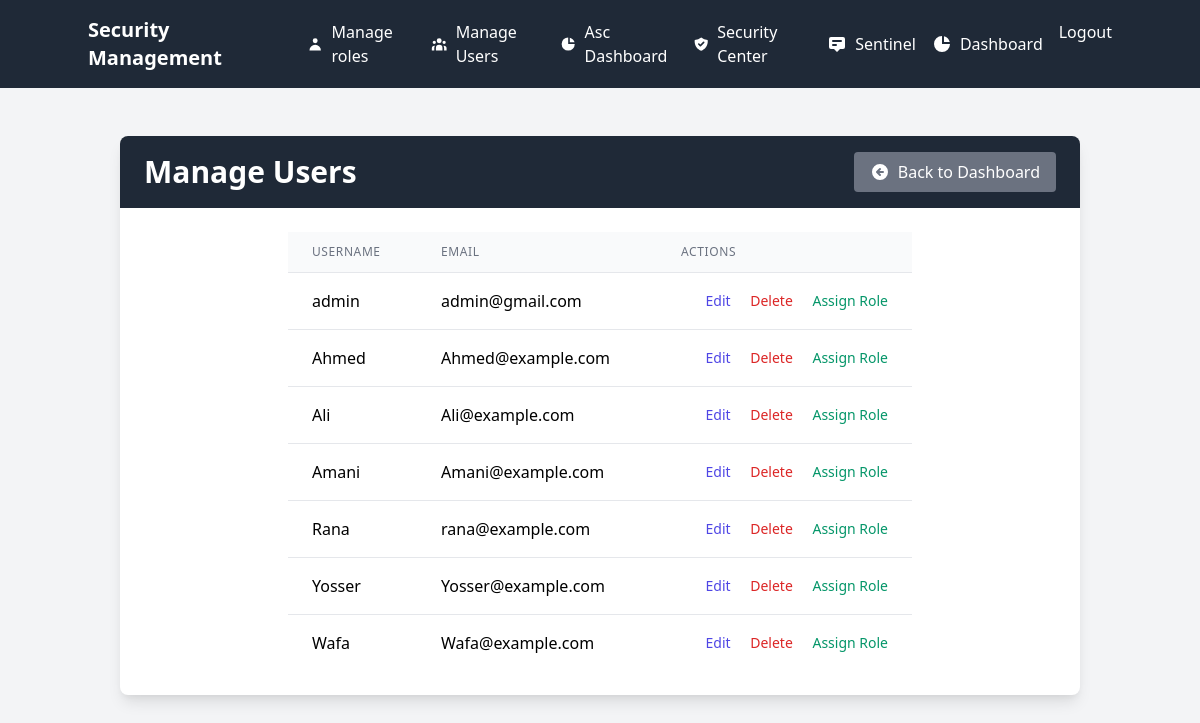
Page /admin/manage_users (signed in) on the earlier database version.
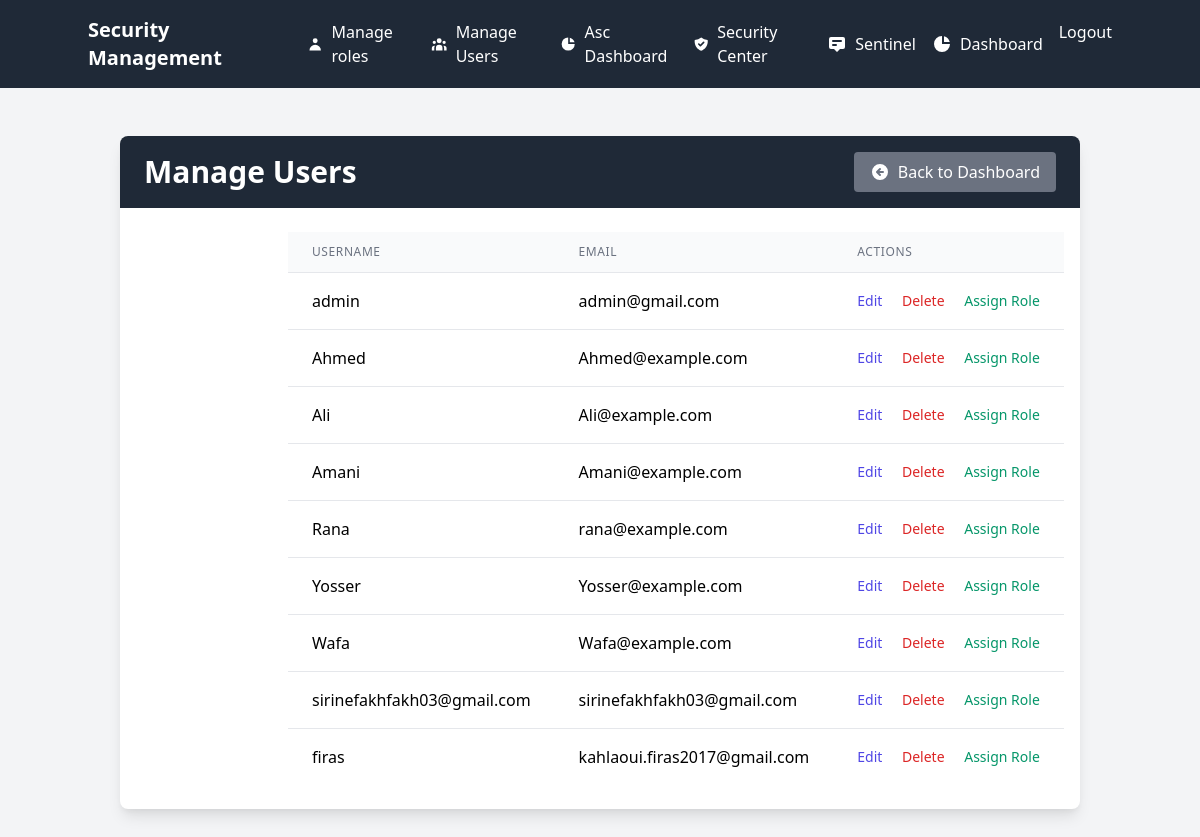
Same page on the later database version.
### app.py (models this page shows)
class User(UserMixin, db.Model):
    id = db.Column(db.Integer, primary_key=True)
    username = db.Column(db.String(80), unique=True, nullable=False)
    email = db.Column(db.String(120), unique=True, nullable=False)
    password_hash = db.Column(db.String(120), nullable=False)
    role = db.Column(db.String(20), nullable=False, default='user')
    totp_secret = db.Column(db.String(120), nullable=True)
    role_id = db.Column(db.Integer, db.ForeignKey('role.id'), nullable=True)
    role_relation = db.relationship('Role', backref='users', foreign_keys=[role_id])
    is_active = db.Column(db.Boolean, default=True)  # Add this for user status
    def has_permission(self, permission_name):
        if not self.role_relation:
            return False
        return db.session.query(
            exists().where(
                and_(
                    RolePermission.role_id == self.role_relation.id,
                    Permission.name == permission_name
                )
            )
        ).scalar()

### app.py (the view)
@admin_bp.route('/manage_users', methods=['GET'])
@login_required
def manage_users():
    users = User.query.all()  # Fetch all users from the database
    return render_template('admin/manage_users.html', users=users)

### app.py (called while the page is built)
@login_manager.user_loader
def load_user(user_id):
    return db.session.get(User, int(user_id))

### templates/admin/manage_users.html (shortened to what this page needs)
{% extends "base.html" %}
{% block content %}
<div class="container mx-auto px-4 py-8">
    <div class="bg-white shadow-lg rounded-lg overflow-hidden">
        <div class="bg-gray-800 text-white px-6 py-4 flex justify-between items-center">
            <h2 class="text-3xl font-bold">Manage Users</h2>
            <div class="space-x-2">
                <a href="{{ url_for('admin_bp.admin_dashboard') }}" class="bg-gray-500 hover:bg-gray-600 px-4 py-2 rounded transition flex items-center">
                    <svg xmlns="http://www.w3.org/2000/svg" class="h-5 w-5 mr-2" viewBox="0 0 20 20" fill="currentColor">
                        <path fill-rule="evenodd" d="M10 18a8 8 0 100-16 8 8 0 000 16zm.707-10.293a1 1 0 00-1.414-1.414l-3 3a1 1 0 000 1.414l3 3a1 1 0 001.414-1.414L9.414 11H13a1 1 0 100-2H9.414l1.293-1.293z" clip-rule="evenodd" />
                    </svg>
                    Back to Dashboard
                </a>
            </div>
        </div>
        <div class="p-6 max-w-2xl mx-auto">
            <table class="min-w-full divide-y divide-gray-200">
                <thead class="bg-gray-50">
                    <tr>
                        <th scope="col" class="px-6 py-3 text-left text-xs font-medium text-gray-500 uppercase tracking-wider">
                            Username
                        </th>
                        <th scope="col" class="px-6 py-3 text-left text-xs font-medium text-gray-500 uppercase tracking-wider">
                            Email
                        </th>
                        <th scope="col" class="px-6 py-3 text-left text-xs font-medium text-gray-500 uppercase tracking-wider">
                            Actions
                        </th>
                    </tr>
                </thead>
                <tbody class="bg-white divide-y divide-gray-200">
                    {% for user in users %}
                    <tr>
                        <td class="px-6 py-4 whitespace-nowrap">
                            {{ user.username }}
                        </td>
                        <td class="px-6 py-4 whitespace-nowrap">
                            {{ user.email }}
                        </td>
                        <td class="px-6 py-4 whitespace-nowrap text-right text-sm font-medium">
                            <a href="{{ url_for('admin_bp.edit_user', user_id=user.id) }}" class="text-indigo-600 hover:text-indigo-900">Edit</a>
                            <form action="{{ url_for('admin_bp.delete_user', user_id=user.id) }}" method="POST" style="display:inline;">
                                <button type="submit" class="text-red-600 hover:text-red-900 ml-4">Delete</button>
                            </form>
                            <a href="{{ url_for('admin_bp.assign_role', user_id=user.id) }}" class="text-green-600 hover:text-green-900 ml-4">Assign Role</a>
                        </td>
                    </tr>
                    {% endfor %}
                </tbody>
            </table>
        </div>
    </div>
</div>
{% endblock %}

Differences in the rows shown:
added User: username "sirinefakhfakh03@gmail.com", email "sirinefakhfakh03@gmail.com"
added User: username "firas", email "kahlaoui.firas2017@gmail.com"
